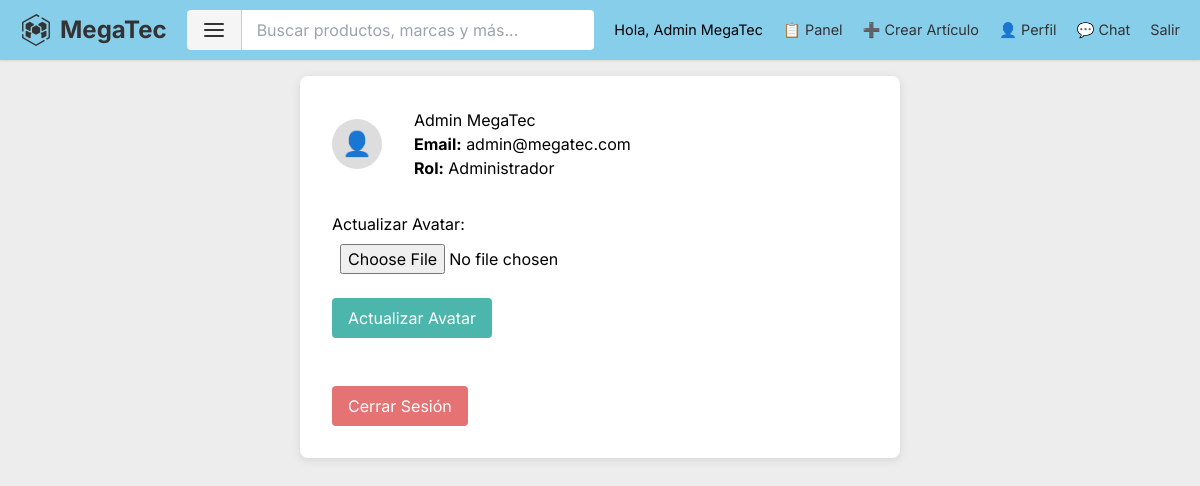
Page /public/dashboard/administrador/perfil.php (signed in) on the committed database.
### tables this page shows
CREATE TABLE IF NOT EXISTS usuarios (
    id INT AUTO_INCREMENT PRIMARY KEY,
    nombre VARCHAR(100) NOT NULL,
    email VARCHAR(150) UNIQUE NOT NULL,
    password VARCHAR(255) NOT NULL,
    rol ENUM('usuario', 'operario', 'administrador') DEFAULT 'usuario',
    avatar VARCHAR(255) DEFAULT 'default-avatar.png',
    fecha_registro DATETIME DEFAULT CURRENT_TIMESTAMP,
    activo BOOLEAN DEFAULT TRUE
);

### public/dashboard/administrador/perfil.php (called while the page is built, shortened)
<?php
require_once dirname(__DIR__, 3) . DIRECTORY_SEPARATOR . 'app' . DIRECTORY_SEPARATOR . 'controllers' . DIRECTORY_SEPARATOR . 'AuthController.php';
$controller = new AuthController();
$controller->perfil();
?>

### includes/db.php (called while the page is built, shortened)
<?php
class Database {
    private $host = DB_HOST;
    private $user = DB_USER;
    private $pass = DB_PASS;
    private $dbname = DB_NAME;
    private $dbh;
    private $stmt;
    public function __construct() {
        $dsn = "mysql:host=$this->host;dbname=$this->dbname;charset=utf8mb4";
        $options = [
            PDO::ATTR_ERRMODE => PDO::ERRMODE_EXCEPTION,
            PDO::ATTR_DEFAULT_FETCH_MODE => PDO::FETCH_ASSOC,
        ];
        try {
            $this->dbh = new PDO($dsn, $this->user, $this->pass, $options);
        } catch (PDOException $e) {
            die("Error de conexión: " . $e->getMessage());
        }
    }
    public function query($sql) {
        $this->stmt = $this->dbh->prepare($sql);
    }
    public function bind($param, $value, $type = null) {
        if (is_null($type)) {
            $type = is_int($value) ? PDO::PARAM_INT : PDO::PARAM_STR;
        }
        $this->stmt->bindValue($param, $value, $type);
    }
    public function execute() {
        return $this->stmt->execute();
    }
    public function single() {
        $this->execute();
        return $this->stmt->fetch();
    }
}
?>

### app/models/Usuario.php (called while the page is built, shortened)
<?php
require_once dirname(__DIR__, 2) . DIRECTORY_SEPARATOR . 'includes' . DIRECTORY_SEPARATOR . 'db.php';
class Usuario extends Database
{
    public function getById($id)
    {
        $this->query("SELECT id, nombre, email, rol, avatar FROM usuarios WHERE id = :id");
        $this->bind(':id', $id);
        return $this->single();
    }
}

### app/controllers/AuthController.php (the view, shortened to what this page needs)
<?php
require_once dirname(__DIR__, 2) . DIRECTORY_SEPARATOR . 'app' . DIRECTORY_SEPARATOR . 'models' . DIRECTORY_SEPARATOR . 'Usuario.php';
class AuthController {
    private $usuarioModel;
    public function __construct() {
        $this->usuarioModel = new Usuario();
    }
    public function perfil() {
        $usuario = $this->usuarioModel->getById($_SESSION['user_id']);
        require_once dirname(__DIR__, 2) . DIRECTORY_SEPARATOR . 'app' . DIRECTORY_SEPARATOR . 'views' . DIRECTORY_SEPARATOR . 'templates' . DIRECTORY_SEPARATOR . 'header.php';
        ?>
        <h2>Mi Perfil</h2>
        <div style="background:white; padding:2rem; border-radius:8px; box-shadow:0 2px 10px rgba(0,0,0,0.1); max-width:600px; margin:2rem auto;">
            <div style="display:flex; align-items:center; gap:2rem; margin-bottom:2rem;">
                <div style="width:50px; height:50px; background:#ddd; border-radius:50%; display:flex; align-items:center; justify-content:center; overflow:hidden;">
                    <?php if (!empty($_SESSION['user_avatar']) && file_exists(RUTA_UPLOADS . 'avatares/' . $_SESSION['user_avatar'])): ?>
                        <img src="<?= URL_BASE ?>uploads/avatares/<?= $_SESSION['user_avatar'] ?>" alt="Avatar" style="width:100%; height:100%; object-fit:cover;">
                    <?php else: ?>
                        <span style="font-size: 24px;">👤</span>
                    <?php endif; ?>
                </div>
                <div>
                    <h3><?= htmlspecialchars($usuario['nombre']) ?></h3>
                    <p><strong>Email:</strong> <?= htmlspecialchars($usuario['email']) ?></p>
                    <p><strong>Rol:</strong> <?= ucfirst($usuario['rol']) ?></p>
                </div>
            </div>
            <form method="POST" enctype="multipart/form-data" style="margin-bottom:2rem;">
                <div style="margin-bottom:1rem;">
                    <label>Actualizar Avatar:</label><br>
                    <input type="file" name="avatar" accept="image/*" style="padding:0.5rem; width:100%;">
                </div>
                <button type="submit" style="background:#4DB6AC; color:white; padding:0.5rem 1rem; border:none; border-radius:4px; cursor:pointer;">
                    Actualizar Avatar
                </button>
            </form>
            <a href="<?= URL_BASE ?>logout.php" style="display:inline-block; background:#E57373; color:white; padding:0.5rem 1rem; border-radius:4px; text-decoration:none; margin-top:1rem;">
                Cerrar Sesión
            </a>
        </div>
        <?php require_once dirname(__DIR__, 2) . DIRECTORY_SEPARATOR . 'app' . DIRECTORY_SEPARATOR . 'views' . DIRECTORY_SEPARATOR . 'templates' . DIRECTORY_SEPARATOR . 'footer.php'; ?>
        <?php
    }
}
?>

### public/assets/css/new-style.css (style rules this page uses)
body { font-family: 'Inter', sans-serif; background-color: #ededed; margin: 0 auto; padding: 0; display: flex; flex-direction: column; position: relative; max-width: 1200px; }

### rows in the picture
usuarios: nombre "Admin MegaTec", email "admin@megatec.com", rol "Administrador"

### other values in the picture
$_SESSION['user_nombre'] "Admin MegaTec"
